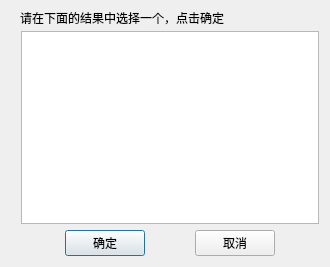
<?xml version="1.0" encoding="UTF-8"?>
<ui version="4.0">
 <class>DlgOptiClass</class>
 <widget class="QDialog" name="DlgOptiClass">
  <property name="geometry">
   <rect>
    <x>0</x>
    <y>0</y>
    <width>330</width>
    <height>267</height>
   </rect>
  </property>
  <property name="windowTitle">
   <string>各子块分层方向优化</string>
  </property>
  <widget class="QLabel" name="label">
   <property name="geometry">
    <rect>
     <x>20</x>
     <y>10</y>
     <width>221</width>
     <height>16</height>
    </rect>
   </property>
   <property name="text">
    <string>请在下面的结果中选择一个，点击确定</string>
   </property>
  </widget>
  <widget class="QWidget" name="">
   <property name="geometry">
    <rect>
     <x>21</x>
     <y>31</y>
     <width>298</width>
     <height>225</height>
    </rect>
   </property>
   <layout class="QVBoxLayout" name="verticalLayout">
    <item>
     <widget class="QListWidget" name="listWidget"/>
    </item>
    <item>
     <layout class="QHBoxLayout" name="horizontalLayout">
      <item>
       <spacer name="horizontalSpacer">
        <property name="orientation">
         <enum>Qt::Horizontal</enum>
        </property>
        <property name="sizeHint" stdset="0">
         <size>
          <width>40</width>
          <height>20</height>
         </size>
        </property>
       </spacer>
      </item>
      <item>
       <widget class="QPushButton" name="okButton">
        <property name="text">
         <string>确定</string>
        </property>
       </widget>
      </item>
      <item>
       <spacer name="horizontalSpacer_14">
        <property name="orientation">
         <enum>Qt::Horizontal</enum>
        </property>
        <property name="sizeHint" stdset="0">
         <size>
          <width>40</width>
          <height>20</height>
         </size>
        </property>
       </spacer>
      </item>
      <item>
       <widget class="QPushButton" name="cancelButton">
        <property name="text">
         <string>取消</string>
        </property>
       </widget>
      </item>
      <item>
       <spacer name="horizontalSpacer_13">
        <property name="orientation">
         <enum>Qt::Horizontal</enum>
        </property>
        <property name="sizeHint" stdset="0">
         <size>
          <width>40</width>
          <height>20</height>
         </size>
        </property>
       </spacer>
      </item>
     </layout>
    </item>
   </layout>
  </widget>
 </widget>
 <resources/>
 <connections>
  <connection>
   <sender>listWidget</sender>
   <signal>itemClicked(QListWidgetItem*)</signal>
   <receiver>DlgOptiClass</receiver>
   <slot>whoIsSelect()</slot>
   <hints>
    <hint type="sourcelabel">
     <x>195</x>
     <y>130</y>
    </hint>
    <hint type="destinationlabel">
     <x>199</x>
     <y>149</y>
    </hint>
   </hints>
  </connection>
  <connection>
   <sender>okButton</sender>
   <signal>clicked()</signal>
   <receiver>DlgOptiClass</receiver>
   <slot>accept()</slot>
   <hints>
    <hint type="sourcelabel">
     <x>265</x>
     <y>413</y>
    </hint>
    <hint type="destinationlabel">
     <x>138</x>
     <y>250</y>
    </hint>
   </hints>
  </connection>
  <connection>
   <sender>cancelButton</sender>
   <signal>clicked()</signal>
   <receiver>DlgOptiClass</receiver>
   <slot>reject()</slot>
   <hints>
    <hint type="sourcelabel">
     <x>346</x>
     <y>413</y>
    </hint>
    <hint type="destinationlabel">
     <x>173</x>
     <y>271</y>
    </hint>
   </hints>
  </connection>
 </connections>
 <slots>
  <slot>whoIsSelect()</slot>
  <slot>onChangeDir()</slot>
  <slot>PreBlock()</slot>
  <slot>NextBlock()</slot>
  <slot>GetResult()</slot>
  <slot>onOptiDir()</slot>
  <slot>onDirTackBack()</slot>
  <slot>onShowOpti()</slot>
 </slots>
</ui>
